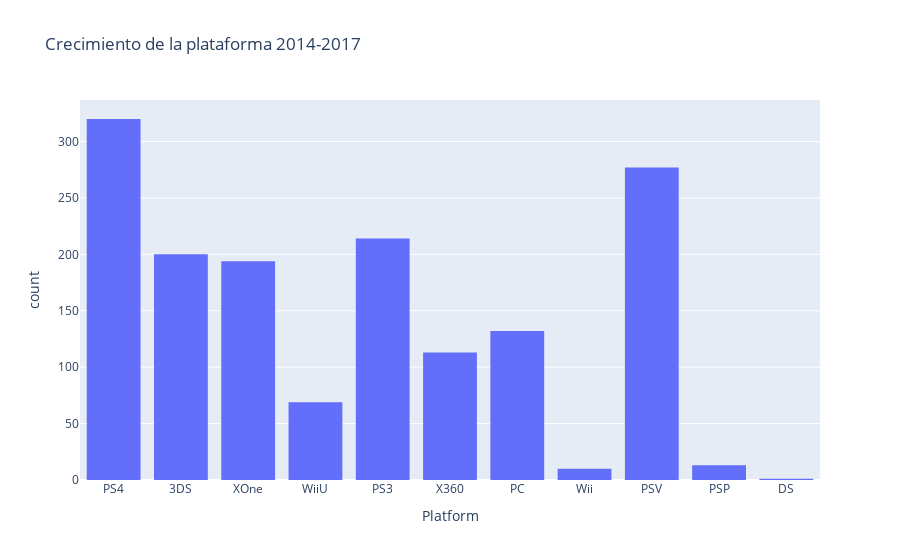

Notebook source saved alongside this figure:
### Code cell
# Qué plataforma ha tenido el mayor y menor crecimiento
fig = px.histogram(df_4year, x="Platform", title="Crecimiento de la plataforma 2014-2017", nbins=20)
fig.show()
# La plataforma que tuvo mayor crecimiento es la PS4, y la que tuvo menor crecimiento es la DS, se puede inferir que ya había terminado su ciclo de vida como plataforma.

### Figure 1 — Plotly figure (JSON) as saved in the notebook; plotly's stock layout.template omitted (floating-point values rounded to 4 significant figures; data arrays with more than 128 entries replaced by an {"elided": "..."} marker saying what was removed)
{"data": [{"alignmentgroup": "True", "bingroup": "x", "hovertemplate": "Platform=%{x}<br>count=%{y}<extra></extra>", "legendgroup": "", "marker": {"color": "#636efa", "pattern": {"shape": ""}}, "name": "", "nbinsx": 20, "offsetgroup": "", "orientation": "v", "showlegend": false, "type": "histogram", "x": {"elided": "1543 str values"}, "xaxis": "x", "yaxis": "y"}], "layout": {"barmode": "relative", "legend": {"tracegroupgap": 0}, "title": {"text": "Crecimiento de la plataforma 2014-2017"}, "xaxis": {"anchor": "y", "domain": [0, 1], "title": {"text": "Platform"}}, "yaxis": {"anchor": "x", "domain": [0, 1], "title": {"text": "count"}}}}
